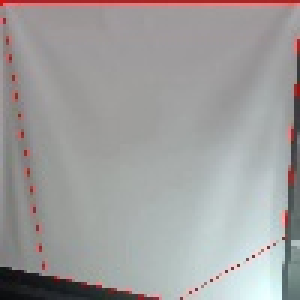
#> input picture 背景剪除/cropped_center_region.jpg, 100 x 100 px (shown 3 times larger)
$ python 2.py
#> lines starting #> are read from the running program, lines starting #| are printed output that depends on the picture
import cv2
import numpy as np

# 加载裁剪后的图像和原始图像
cropped_image = cv2.imread('cropped_center_region.jpg')
#> cropped_image is the input picture: shape (100, 100, 3); mean B, G, R 157.4, 157.7, 159.3
original_image = cv2.imread('2.jpg')
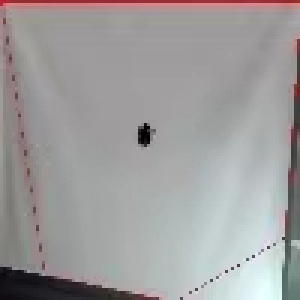
#> input picture 背景剪除/2.jpg, 100 x 100 px (shown 3 times larger)
#> original_image is the input picture: shape (100, 100, 3); mean B, G, R 157.2, 157, 159.1

# 确保两个图像具有相同的大小
cropped_image = cv2.resize(cropped_image, (original_image.shape[1], original_image.shape[0]))

# 将裁剪后的图像转换为灰度图
gray_cropped = cv2.cvtColor(cropped_image, cv2.COLOR_BGR2GRAY)
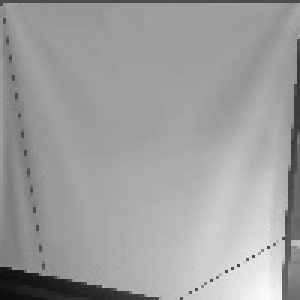
#> gray_cropped: shape (100, 100) (shown 3 times larger); min 11, max 250, mean 158.1

# 通过对灰度图进行阈值处理创建二值掩码
_, mask = cv2.threshold(gray_cropped, 1, 255, cv2.THRESH_BINARY)
#> mask: shape (100, 100); every value is 255

# 反转掩码
mask_inv = cv2.bitwise_not(mask)
#> mask_inv: shape (100, 100); every value is 0

# 将裁剪后的图像转换为4通道图像
cropped_alpha = cv2.cvtColor(cropped_image, cv2.COLOR_BGR2BGRA)

# 使用反转后的掩码设置裁剪图像的alpha通道
cropped_alpha[:, :, 3] = mask_inv

# 将原始图像转换为4通道图像，并使用掩码设置alpha通道
original_alpha = cv2.cvtColor(original_image, cv2.COLOR_BGR2BGRA)
original_alpha[:, :, 3] = mask

# 使用带有alpha通道的裁剪图像减去带有alpha通道的原始图像
result_alpha = cv2.subtract(cropped_alpha, original_alpha)
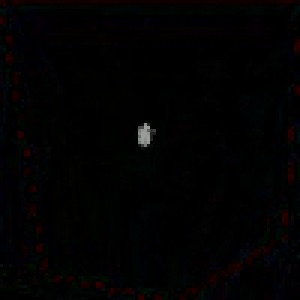
#> result_alpha: shape (100, 100, 4) (shown 3 times larger); mean B, G, R, A 1.7, 1.6, 2, 0

# 提取没有alpha通道的结果
result = result_alpha[:, :, :3]

# 显示结果
cv2.imshow('结果', result)
cv2.waitKey(0)
cv2.destroyAllWindows()
